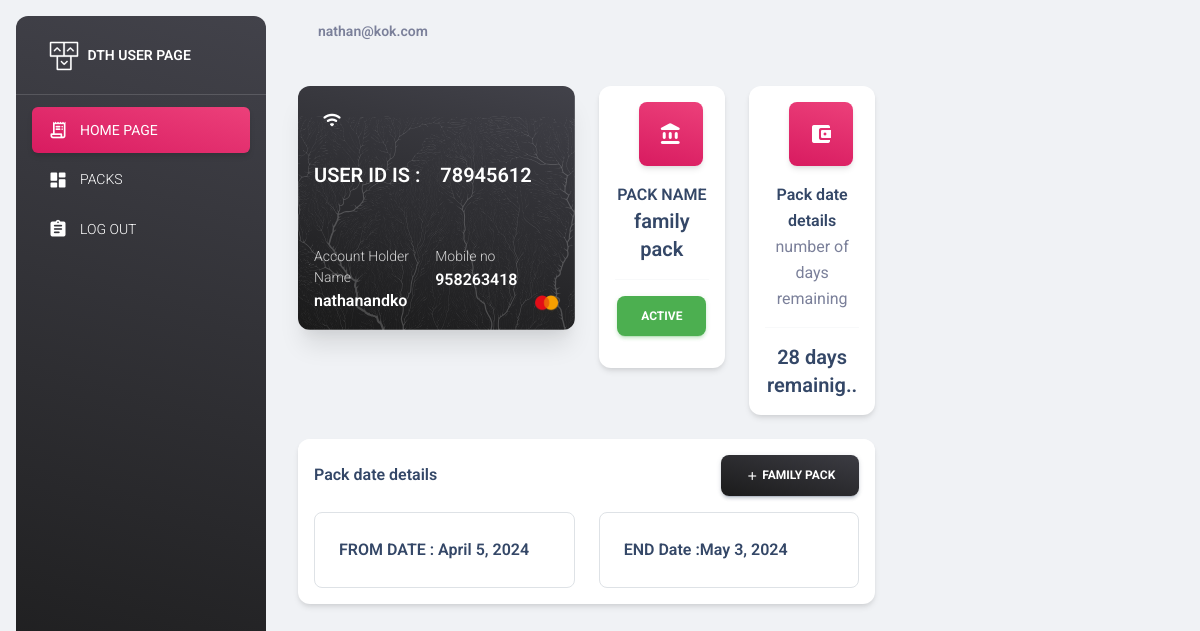
The app's page /user_index (signed in) with its own data.
### ddh/models.py (models this page shows)
class Userdata(models.Model):
    id=models.BigAutoField(primary_key=True)
    uname=models.CharField(max_length=50)
    email=models.CharField(max_length=50)
    mobileno=models.CharField(max_length=12)
    password=models.CharField(max_length=30)
    def __str__(self):
        return self.email

class Pack(models.Model):
    packname=models.CharField(max_length=100)
    price=models.IntegerField()
    def __str__(self):
        return self.packname

class User_pack(models.Model):
    email=models.ForeignKey(Userdata,on_delete=models.CASCADE)
    packname=models.ForeignKey(Pack,on_delete=models.CASCADE)
    user_id=models.IntegerField()
    pack_status=models.CharField(max_length=50)
    datef=models.DateField()
    enddat=models.DateField()
    days_remaining=models.IntegerField()

### ddh/views.py (the view, shortened to what this page needs)
# urls.py: path('user_index',views.user_index,name="user_index"),
def user_index(request):
    if 'email' in request.session:
        email=Userdata.objects.get(email=request.session['email'])
        print(email)
        try:
            data=User_pack.objects.get(email_id=email.id)
            x=data.packname
            y=data.pack_status
            startdate=data.datef
            enddate=data.enddat
            id=data.user_id
            dr=data.days_remaining
        except:
            x=None
            y=None
            startdate=None
            enddate=None
            id=None
            dr=None
        context={
            'session':request.session['email'],
            'x':x,
            'y':y,
            'enddate':enddate,
            "startdate":startdate,
            'id':id,
            'user':email.uname,
            'mob':email.mobileno,
            'dr':dr,
        }
        return render(request,'home.html',context)
    else:
         return redirect('home')

### ddh/templates/home.html (shortened to what this page needs)
{% load static %}
<!DOCTYPE html>
<html lang="en">
<head>
  <link href="{% static 'css/nucleo-icons.css' %}" rel="stylesheet" />
  <link href="{% static 'css/nucleo-svg.css' %}" rel="stylesheet" />
  <link id="pagestyle" href="{% static 'css/material-dashboard.css' %}" rel="stylesheet" />
</head>
<body class="g-sidenav-show  bg-gray-200">
  <aside class="sidenav navbar navbar-vertical navbar-expand-xs border-0 border-radius-xl my-3 fixed-start ms-3   bg-gradient-dark" id="sidenav-main">
    <div class="sidenav-header">
      <a class="navbar-brand m-0" href=" https://demos.creative-tim.com/material-dashboard/pages/dashboard " target="_blank">
        <img src="{% static 'img/logo-ct.png' %}" class="navbar-brand-img h-100" alt="main_logo">
        <span class="ms-1 font-weight-bold text-white">DTH USER PAGE</span>
      </a>
    </div>
    <hr class="horizontal light mt-0 mb-2">
    <div class="collapse navbar-collapse  w-auto  max-height-vh-100" id="sidenav-collapse-main">
      <ul class="navbar-nav">
        <li class="nav-item">
            <a class="nav-link text-white active bg-gradient-primary" href="{% url 'user_index' %}">
              <div class="text-white text-center me-2 d-flex align-items-center justify-content-center">
                <i class="material-icons opacity-10">receipt_long</i>
              </div>
              <span class="nav-link-text ms-1">HOME PAGE</span>
            </a>
          </li>
        <li class="nav-item">
          <a class="nav-link text-white " href="{% url 'user_packs' %} ">
            <div class="text-white text-center me-2 d-flex align-items-center justify-content-center">
              <i class="material-icons opacity-10">dashboard</i>
            </div>
            <span class="nav-link-text ms-1">PACKS</span>
          </a>
        </li>
        <li class="nav-item">
          <a class="nav-link text-white " href="{% url 'user_logout' %}">
            <div class="text-white text-center me-2 d-flex align-items-center justify-content-center">
              <i class="material-icons opacity-10">assignment</i>
            </div>
            <span class="nav-link-text ms-1">LOG OUT</span>
          </a>
        </li>
      </ul>
    </div>
  </aside>
  <main class="main-content position-relative max-height-vh-100 h-100 border-radius-lg ">
    <nav class="navbar navbar-main navbar-expand-lg px-0 mx-4 shadow-none border-radius-xl" id="navbarBlur" navbar-scroll="true">
      <div class="container-fluid py-1 px-3">
          <ul class="navbar-nav  justify-content-end">
            <li class="nav-item d-flex align-items-center">
              <a href="javascript:;" class="nav-link text-body font-weight-bold px-0">
                <span class="d-sm-inline d-none">{{ session }}</span>
              </a>
            </li>
          </ul>
        </div>
    </nav>
    {% block content %}
    <div class="container-fluid py-4">
      <div class="row">
        <div class="col-lg-8">
          <div class="row">
            <div class="col-xl-6 mb-xl-0 mb-4">
              <div class="card bg-transparent shadow-xl">
                <div class="overflow-hidden position-relative border-radius-xl">
                  <img src="{% static 'img/illustrations/pattern-tree.svg' %}" class="position-absolute opacity-2 start-0 top-0 w-100 z-index-1 h-100" alt="pattern-tree">
                  <span class="mask bg-gradient-dark opacity-10"></span>
                  <div class="card-body position-relative z-index-1 p-3">
                    <i class="material-icons text-white p-2">wifi</i>
                    <h5 class="text-white mt-4 mb-5 pb-2">USER ID IS : &nbsp;&nbsp;&nbsp;{{ id }} </h5>
                    <div class="d-flex">
                      <div class="d-flex">
                        <div class="me-4">
                          <p class="text-white text-sm opacity-8 mb-0">Account Holder Name</p>
                          <h6 class="text-white mb-0">{{ user }} </h6>
                        </div>
                        <div>
                          <p class="text-white text-sm opacity-8 mb-0">Mobile no </p>
                          <h6 class="text-white mb-0">{{ mob }} </h6>
                        </div>
                      </div>
                      <div class="ms-auto w-20 d-flex align-items-end justify-content-end">
                        <img class="w-60 mt-2" src="{% static 'img/logos/mastercard.png' %}" alt="logo">
                      </div>
                    </div>
                  </div>
                </div>
              </div>
            </div>
            <div class="col-xl-6">
              <div class="row">
                <div class="col-md-6 col-6">
                  <div class="card">
                    <div class="card-header mx-4 p-3 text-center">
                      <div class="icon icon-shape icon-lg bg-gradient-primary shadow text-center border-radius-lg">
                        <i class="material-icons opacity-10">account_balance</i>
                      </div>
                    </div>
                    <div class="card-body pt-0 p-3 text-center">
                      <h6 class="text-center mb-0">PACK NAME</h6>
                      <h5 class="mb-0">{{ x }} </h5>
                      <hr class="horizontal dark my-3">
                      {% if y == 'INACTIVE' %}
                      <h5 class="mb-0"><button class="btn" style="background-color:rgb(233, 8, 31);color:aliceblue;" >  {{ y }}</button> </h5>
                      {% else %}
                      <h5 class="mb-0"><button class="btn btn-success">  {{ y }} </button></h5>
                      {% endif %}
                    </div>
                  </div>
                </div>
                <div class="col-md-6 col-6">
                  <div class="card">
                    <div class="card-header mx-4 p-3 text-center">
                      <div class="icon icon-shape icon-lg bg-gradient-primary shadow text-center border-radius-lg">
                        <i class="material-icons opacity-10">account_balance_wallet</i>
                      </div>
                    </div>
                    <div class="card-body pt-0 p-3 text-center">
                      <h6 class="text-center mb-0">Pack date details</h6>
                      <span> number of days remaining </span>
                      <hr class="horizontal dark my-3">
                      <h5 class="mb-0">{{ dr }} days remainig.. </h5>
                    </div>
                  </div>
                </div>
              </div>
            </div>
            <div class="col-md-12 mb-lg-0 mb-4">
              <div class="card mt-4">
                <div class="card-header pb-0 p-3">
                  <div class="row">
                    <div class="col-6 d-flex align-items-center">
                      <h6 class="mb-0">Pack date details</h6>
                    </div>
                    <div class="col-6 text-end">
                      <a class="btn bg-gradient-dark mb-0" href="javascript:;"><i class="material-icons text-sm">add</i>  {{ x }}  </a>
                    </div>
                  </div>
                </div>
                <div class="card-body p-3">
                  <div class="row">
                    <div class="col-md-6 mb-md-0 mb-4">
                      <div class="card card-body border card-plain border-radius-lg d-flex align-items-center flex-row">
                        <h6 class="mb-0"> FROM DATE : {{ startdate }}</h6>
                      </div>
                    </div>
                    <div class="col-md-6">
                      <div class="card card-body border card-plain border-radius-lg d-flex align-items-center flex-row">
                        <h6 class="mb-0">END Date :{{ enddate }}</h6>
                      </div>
                    </div>
                  </div>
                </div>
              </div>
            </div>
          </div>
        </div>
      </div>
    </div>
    {% endblock %}
  </main>
</body>
</html>

### ddh/static/css/nucleo-svg.css (style rules this page uses)
.icon { display: inline-block; color: #111111; height: 1em; width: 1em; }
.icon-lg { height: 1.6em; width: 1.6em; }
.icon { fill: currentColor; stroke: none; }

### records on screen
Userdata: email "nathan@kok.com", uname "nathanandko", mobileno "958263418"
Pack: packname "family pack", packname "FAMILY PACK"
User_pack: pack_status "ACTIVE", datef "April 5, 2024", enddat "May 3, 2024"

### other values on screen
{{ id }} "78945612"
{{ dr }} "28"
